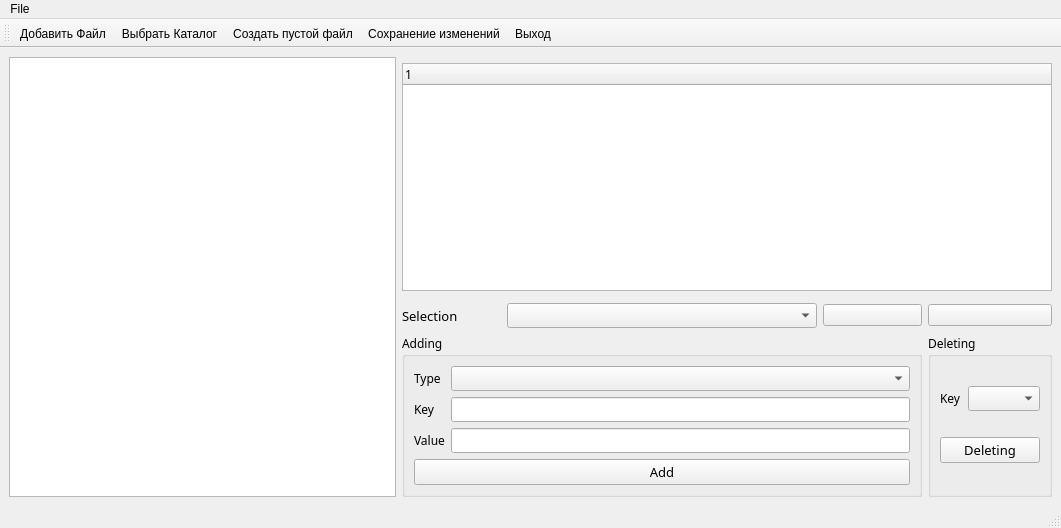
<?xml version="1.0" encoding="UTF-8"?>
<ui version="4.0">
 <class>MainWindow</class>
 <widget class="QMainWindow" name="MainWindow">
  <property name="geometry">
   <rect>
    <x>0</x>
    <y>0</y>
    <width>1061</width>
    <height>528</height>
   </rect>
  </property>
  <property name="windowTitle">
   <string>MainWindow</string>
  </property>
  <widget class="QWidget" name="centralwidget">
   <layout class="QGridLayout" name="gridLayout_2">
    <item row="3" column="2" colspan="3">
     <widget class="QComboBox" name="comboBox_selection">
      <property name="font">
       <font>
        <family>Arial Rounded MT Bold</family>
       </font>
      </property>
     </widget>
    </item>
    <item row="1" column="1" colspan="6">
     <widget class="QTreeWidget" name="treeWidget">
      <property name="font">
       <font>
        <family>Arial Rounded MT Bold</family>
       </font>
      </property>
      <column>
       <property name="text">
        <string notr="true">1</string>
       </property>
      </column>
     </widget>
    </item>
    <item row="4" column="1" colspan="5">
     <widget class="QGroupBox" name="groupBox">
      <property name="font">
       <font>
        <family>Arial Rounded MT Bold</family>
       </font>
      </property>
      <property name="title">
       <string>Adding</string>
      </property>
      <layout class="QGridLayout" name="gridLayout">
       <item row="0" column="1">
        <widget class="QComboBox" name="CombBox_add"/>
       </item>
       <item row="1" column="1">
        <widget class="QLineEdit" name="lineEdit_Key"/>
       </item>
       <item row="2" column="1">
        <widget class="QLineEdit" name="lineEdit_Valuye"/>
       </item>
       <item row="0" column="0">
        <widget class="QLabel" name="label">
         <property name="font">
          <font>
           <family>Arial Rounded MT Bold</family>
          </font>
         </property>
         <property name="text">
          <string>Type</string>
         </property>
        </widget>
       </item>
       <item row="1" column="0">
        <widget class="QLabel" name="label_2">
         <property name="font">
          <font>
           <family>Arial Rounded MT Bold</family>
          </font>
         </property>
         <property name="text">
          <string>Key</string>
         </property>
        </widget>
       </item>
       <item row="2" column="0">
        <widget class="QLabel" name="label_3">
         <property name="font">
          <font>
           <family>Arial Rounded MT Bold</family>
          </font>
         </property>
         <property name="text">
          <string>Value</string>
         </property>
        </widget>
       </item>
       <item row="3" column="0" colspan="2">
        <widget class="QPushButton" name="Add_pushButton">
         <property name="font">
          <font>
           <family>Arial Rounded MT Bold</family>
           <pointsize>10</pointsize>
          </font>
         </property>
         <property name="text">
          <string>Add</string>
         </property>
        </widget>
       </item>
      </layout>
     </widget>
    </item>
    <item row="4" column="6">
     <widget class="QGroupBox" name="groupBox_2">
      <property name="font">
       <font>
        <family>Arial Rounded MT Bold</family>
       </font>
      </property>
      <property name="title">
       <string>Deleting</string>
      </property>
      <layout class="QGridLayout" name="gridLayout_3">
       <item row="0" column="0">
        <widget class="QLabel" name="label_4">
         <property name="font">
          <font>
           <family>Arial Rounded MT Bold</family>
          </font>
         </property>
         <property name="text">
          <string>Key</string>
         </property>
        </widget>
       </item>
       <item row="0" column="1">
        <widget class="QComboBox" name="comboBox_delete">
         <property name="font">
          <font>
           <family>Arial Rounded MT Bold</family>
          </font>
         </property>
        </widget>
       </item>
       <item row="1" column="0" colspan="2">
        <widget class="QPushButton" name="pushButton">
         <property name="font">
          <font>
           <family>Arial Rounded MT Bold</family>
           <pointsize>10</pointsize>
          </font>
         </property>
         <property name="text">
          <string>Deleting</string>
         </property>
        </widget>
       </item>
      </layout>
     </widget>
    </item>
    <item row="3" column="5">
     <widget class="QPushButton" name="pushButtot_Selectiong_on">
      <property name="text">
       <string/>
      </property>
      <property name="icon">
       <iconset resource="images.qrc">
        <normaloff>:/pictures/icon-plus.png</normaloff>:/pictures/icon-plus.png</iconset>
      </property>
     </widget>
    </item>
    <item row="3" column="6">
     <widget class="QPushButton" name="pushButton_selection_off">
      <property name="text">
       <string/>
      </property>
      <property name="icon">
       <iconset resource="images.qrc">
        <normaloff>:/pictures/icon-minus.png</normaloff>:/pictures/icon-minus.png</iconset>
      </property>
     </widget>
    </item>
    <item row="0" column="0" rowspan="5">
     <widget class="QListWidget" name="listWidget">
      <property name="minimumSize">
       <size>
        <width>0</width>
        <height>192</height>
       </size>
      </property>
      <property name="maximumSize">
       <size>
        <width>387</width>
        <height>16777215</height>
       </size>
      </property>
      <property name="font">
       <font>
        <family>Arial Rounded MT Bold</family>
       </font>
      </property>
     </widget>
    </item>
    <item row="3" column="1" alignment="Qt::AlignLeft">
     <widget class="QLabel" name="Selection">
      <property name="maximumSize">
       <size>
        <width>386</width>
        <height>15</height>
       </size>
      </property>
      <property name="font">
       <font>
        <family>Arial Rounded MT Bold</family>
        <pointsize>10</pointsize>
       </font>
      </property>
      <property name="text">
       <string>Selection</string>
      </property>
     </widget>
    </item>
   </layout>
  </widget>
  <widget class="QStatusBar" name="statusbar"/>
  <widget class="QMenuBar" name="menubar">
   <property name="geometry">
    <rect>
     <x>0</x>
     <y>0</y>
     <width>1061</width>
     <height>21</height>
    </rect>
   </property>
   <widget class="QMenu" name="menuFile">
    <property name="title">
     <string>File</string>
    </property>
    <addaction name="separator"/>
    <addaction name="addFile"/>
    <addaction name="separator"/>
    <addaction name="directory_selection"/>
    <addaction name="separator"/>
    <addaction name="CreateFile"/>
    <addaction name="separator"/>
    <addaction name="Save"/>
    <addaction name="separator"/>
    <addaction name="Close"/>
   </widget>
   <addaction name="menuFile"/>
  </widget>
  <widget class="QToolBar" name="toolBar">
   <property name="windowTitle">
    <string>toolBar</string>
   </property>
   <attribute name="toolBarArea">
    <enum>TopToolBarArea</enum>
   </attribute>
   <attribute name="toolBarBreak">
    <bool>false</bool>
   </attribute>
   <addaction name="addFile"/>
   <addaction name="directory_selection"/>
   <addaction name="CreateFile"/>
   <addaction name="Save"/>
   <addaction name="Close"/>
  </widget>
  <action name="action">
   <property name="icon">
    <iconset resource="kot.qrc">
     <normaloff>:/new/prefix1/kot/free-icon-black-cat-3277257.png</normaloff>:/new/prefix1/kot/free-icon-black-cat-3277257.png</iconset>
   </property>
   <property name="text">
    <string>Выбрать каталог</string>
   </property>
  </action>
  <action name="Close">
   <property name="icon">
    <iconset resource="kot.qrc">
     <normaloff>:/new/prefix1/kot/free-icon-cat-4219827.png</normaloff>:/new/prefix1/kot/free-icon-cat-4219827.png</iconset>
   </property>
   <property name="text">
    <string>Выход</string>
   </property>
  </action>
  <action name="addFile">
   <property name="icon">
    <iconset resource="kot.qrc">
     <normaloff>:/new/prefix1/kot/free-icon-black-cat-5443348.png</normaloff>:/new/prefix1/kot/free-icon-black-cat-5443348.png</iconset>
   </property>
   <property name="text">
    <string>Добавить Файл</string>
   </property>
  </action>
  <action name="CreateFile">
   <property name="icon">
    <iconset resource="kot.qrc">
     <normaloff>:/new/prefix1/kot/free-icon-cat-5541564.png</normaloff>:/new/prefix1/kot/free-icon-cat-5541564.png</iconset>
   </property>
   <property name="text">
    <string>Создать пустой файл</string>
   </property>
  </action>
  <action name="Save">
   <property name="icon">
    <iconset resource="kot.qrc">
     <normaloff>:/new/prefix1/kot/free-icon-cat-5772436.png</normaloff>:/new/prefix1/kot/free-icon-cat-5772436.png</iconset>
   </property>
   <property name="text">
    <string>Сохранение изменений</string>
   </property>
  </action>
  <action name="directory_selection">
   <property name="icon">
    <iconset resource="kot.qrc">
     <normaloff>:/new/prefix1/kot/free-icon-black-cat-3277257.png</normaloff>:/new/prefix1/kot/free-icon-black-cat-3277257.png</iconset>
   </property>
   <property name="text">
    <string>Выбрать Каталог</string>
   </property>
  </action>
 </widget>
 <resources>
  <include location="kot.qrc"/>
  <include location="images.qrc"/>
 </resources>
 <connections>
  <connection>
   <sender>Close</sender>
   <signal>triggered()</signal>
   <receiver>MainWindow</receiver>
   <slot>close()</slot>
   <hints>
    <hint type="sourcelabel">
     <x>-1</x>
     <y>-1</y>
    </hint>
    <hint type="destinationlabel">
     <x>399</x>
     <y>299</y>
    </hint>
   </hints>
  </connection>
 </connections>
</ui>
